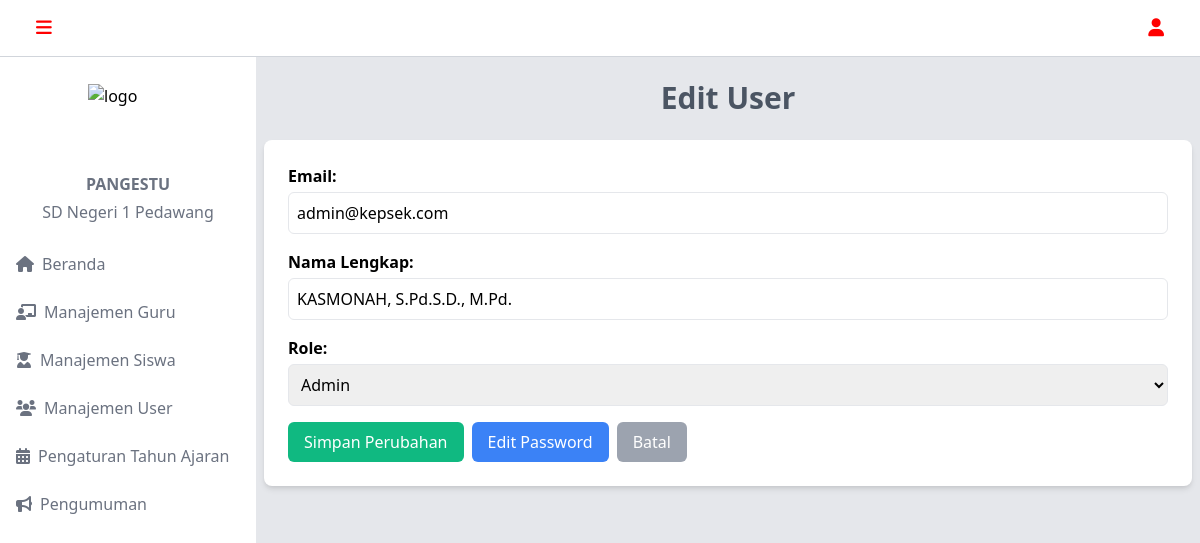
The app's page /app/layout/admin/edit-user.php?id=1 (signed in) with its own data.
### tables this page shows
CREATE TABLE `user` (
  `id_user` int NOT NULL,
  `email` varchar(100) NOT NULL,
  `password` varchar(255) NOT NULL,
  `nama` varchar(100) NOT NULL,
  `role` enum('Admin','Guru') NOT NULL,
  `last_activity` timestamp NULL DEFAULT CURRENT_TIMESTAMP ON UPDATE CURRENT_TIMESTAMP,
  `class` enum('1','2','3','4','5','6') DEFAULT NULL
);

### app/layout/admin/edit-user.php (the view, shortened to what this page needs)
<?php
include '../header-admin.php';
include '../../config/config-db.php';
$id_user = intval($_GET['id']);
$query = $conn->prepare("SELECT id_user, email, nama, role FROM user WHERE id_user = ?");
$query->bind_param("i", $id_user);
$query->execute();
$result = $query->get_result();
$user = $result->fetch_assoc();
?>
<body class="bg-gray-200 mt-20">
    <div class="lg:ml-64 lg:pl-2 lg:w-75% mt-2 mb-2 mx-2 content">
        <h2 class="text-3xl font-bold text-gray-600 mb-6 text-center">Edit User</h2>
        <div class="bg-white p-6 rounded-lg shadow-md">
            <form action="" method="POST">
                <label class="block font-semibold mb-1">Email:</label>
                <input type="email" name="email" value="<?php echo $user['email']; ?>" class="border p-2 w-full mb-4 rounded-md" required>
                <label class="block font-semibold mb-1">Nama Lengkap:</label>
                <input type="text" name="nama" value="<?php echo $user['nama']; ?>" class="border p-2 w-full mb-4 rounded-md" required>
                <label class="block font-semibold mb-1">Role:</label>
                <select name="role" class="border p-2 w-full mb-4 rounded-md" required>
                    <option value="Admin" <?php echo ($user['role'] == 'Admin') ? 'selected' : ''; ?>>Admin</option>
                </select>
                <div class="flex flex-col md:flex-row gap-2">
                    <button type="submit" name="update_profile" class="bg-green-500 text-white px-4 py-2 rounded-md hover:bg-green-600 w-full md:w-auto">Simpan Perubahan</button>
                    <button type="button" onclick="togglePasswordModal()" class="bg-blue-500 text-white px-4 py-2 rounded-md hover:bg-blue-600 w-full md:w-auto">Edit Password</button>
                    <a href="manajemen-user.php" class="bg-gray-400 text-white px-4 py-2 rounded-md w-full md:w-auto text-center">Batal</a>
                </div>
            </form>
        </div>
    </div>
</body>
<?php include '../footer-admin.php'; ?>

### records on screen
user: email "admin@kepsek.com", nama "KASMONAH, S.Pd.S.D., M.Pd.", role "Admin"
